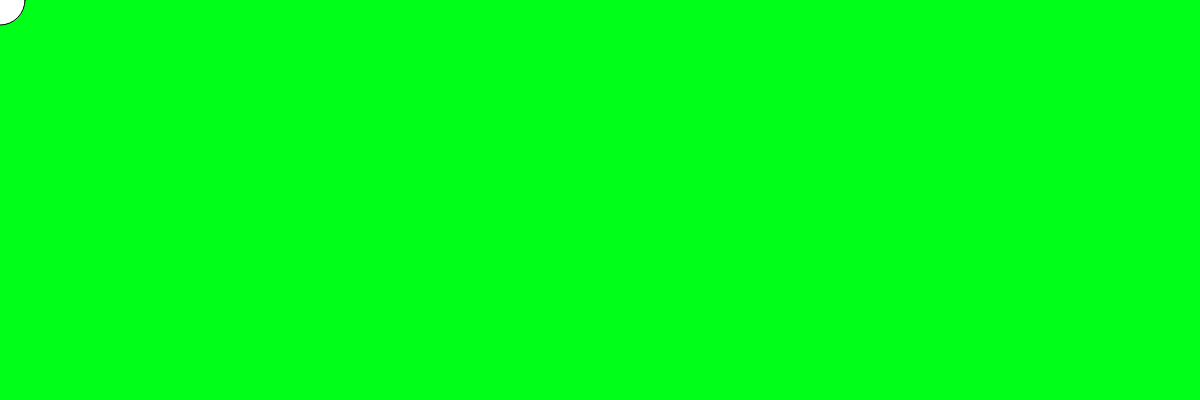
Frame 1 (no input)
Frame 60 (no input): identical to frame 1, image omitted
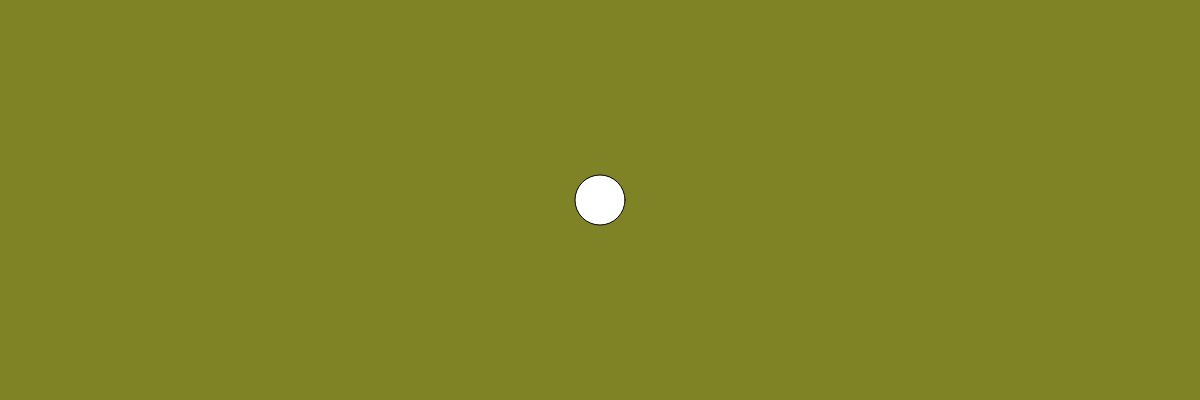
Frame 120 (the mouse pressed at the canvas centre since frame 60)

The p5.js sketch that drew these frames (run headless with seeded random() and noise() and a simulated clock; from frame 60 on, the mouse is pressed at the canvas centre):

// p5.js sketch
// ── sketch.js

var r = 0;
var g = 50;
var b =255;

function setup(){

  createCanvas(1200,400);

}


function draw(){
  background("white");


  // change the value of Red based on the mouse movement about the X axis
  let r=map(mouseX,0,1200,0,255);

  // change the value of Green based on the mouse movement about the X axis
  let g=map(mouseX,0,1200,255,5);

  // change the value of Blue based on the mouse movement about the X axis
  let b=map(mouseX,0,1200,25,50);

  // Pass the values to the background() function you have learnt previously.
  background(r,g,b);

  // Create an ellipse that will move around with you mouse about the X axis.
ellipse(mouseX,mouseY,50,50);

}
